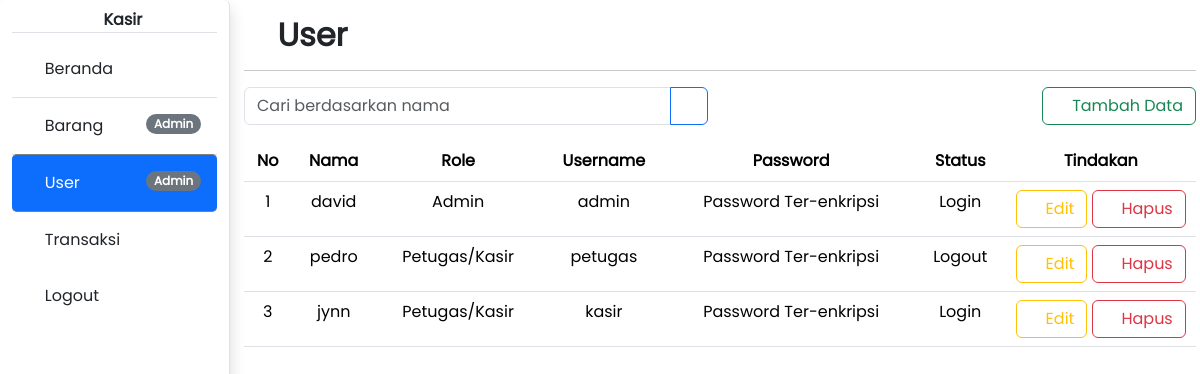
The page /user/user.php (signed in) on the database as committed earlier.
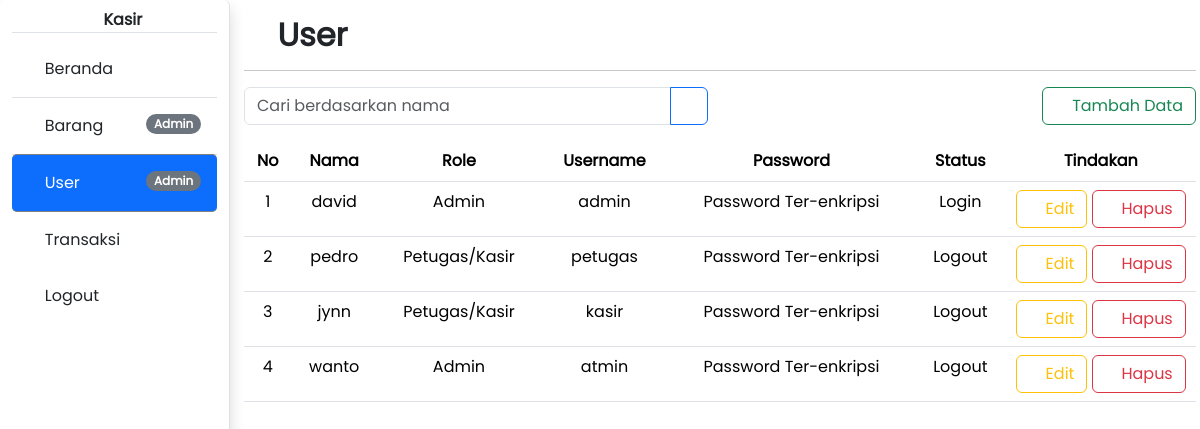
The same page on the database as committed later.
### tables this page shows
CREATE TABLE `iqbal_tb_user` (
  `iqbal_id_user` int(11) NOT NULL,
  `iqbal_id_role` int(11) NOT NULL,
  `iqbal_nama` varchar(50) NOT NULL,
  `iqbal_username` varchar(50) NOT NULL,
  `iqbal_password` varchar(255) NOT NULL,
  `iqbal_jk` enum('laki-laki','perempuan') NOT NULL,
  `iqbal_status` varchar(50) NOT NULL
);

### user/user.php (the view, shortened to what this page needs)
<?php
include '../layouts/header.php';
?>
    <h2 class="mt-3"><i class="fa-solid fa-user"></i> <b>User</b></h2>
    <hr>
    <?php
    include '../config/db.php';
    $keyword = '';
    if(isset($_GET['keyword'])) {
        $keyword = $_GET['keyword'];
        $sql = "SELECT * FROM iqbal_tb_user WHERE iqbal_nama LIKE '%$keyword%'";
    } else {
        $sql = "SELECT * FROM iqbal_tb_user";
    }
    $result = mysqli_query($conn, $sql);
    ?>
    <div class="row">
        <div class="col-md-6">
            <form action="" method="GET" class="mb-3">
                <div class="input-group">
                    <input type="text" name="keyword" class="form-control" value="<?php echo $keyword; ?>" placeholder="Cari berdasarkan nama">
                    <button type="submit" class="btn btn-outline-primary"><i class="fa-solid fa-magnifying-glass"></i></button>
                </div>
            </form>
        </div>
        <div class="col-md-6">
            <a href="formTambahUser.php" class="btn btn-outline-success mb-3 float-end"><i class="fa-solid fa-user-plus"></i> Tambah Data</a>
        </div>
    </div>
    <table class="table table-hover" align="center">
        <tr class="text-center">
            <th class="text-center" width="5%">No</th>
            <th>Nama</th>
            <th>Role</th>
            <th>Username</th>
            <th>Password</th>
            <th>Status</th>
            <th width="20%">Tindakan</th>
        </tr>
        <?php
        $no = 1;
        foreach ($result as $row):
        ?>
            <tr>
                <td class="text-center"><?= $no++ ?></td>
                <td class="text-center"><?= $row['iqbal_nama']?></td>
                <td class="text-center">
                    <?php
                        if ($row['iqbal_id_role'] == 1) {
                            echo 'Admin';
                        } elseif ($row['iqbal_id_role'] == 2) {
                            echo 'Petugas/Kasir';
                        } else {
                            echo 'Role Tidak Diketahui';
                        }
                    ?>
                </td>
                <td class="text-center"><?= $row['iqbal_username']?></td>
                <td class="text-center">Password Ter-enkripsi</td>
                <td class="text-center"><?= $row['iqbal_status']?></td>
                <td class="text-center">
                    <a href="formEditUser.php?id=<?= $row['iqbal_id_user'] ?>" class="btn btn-outline-warning"><i class="fa-solid fa-user-pen"></i> Edit</a>
                    <a href="hapusUser.php?id=<?= $row['iqbal_id_user'] ?>" class="btn btn-outline-danger ml-1" <?php if($row['iqbal_id_role'] == 1) echo 'disabled'; ?> onclick="return confirm('Apakah anda yakin akan menghapus data ini?')" <?php if($row['iqbal_id_role'] == 1) echo 'title="Penghapusan data user dengan role Admin tidak diizinkan"'; ?>><i class="fa-solid fa-user-minus"></i> Hapus</a>
                </td>
            </tr>
        <?php endforeach; ?>
    </table>
<?php include '../layouts/footer.php'; ?>

Rows that differ between the two databases and show on the page:
changed iqbal_tb_user "jynn": iqbal_status "Login" → "Logout"
added iqbal_tb_user: iqbal_nama "wanto", shows "Admin", iqbal_username "atmin", iqbal_status "Logout"
